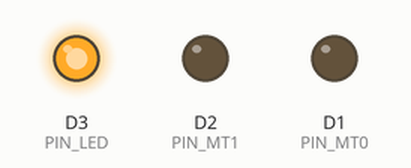
Simulated run of this sketch. Board: ESP8266 (NodeMCU). Parts: output pins drawn as LEDs (lit = HIGH). WiFi joins after 1.5 s; servers stay silent unless stated.

Above: at 0.1 s.
At 1.6 s:
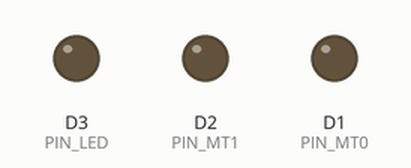
Timing chart, 0 to 3.1 s (numbered marks = the images above):
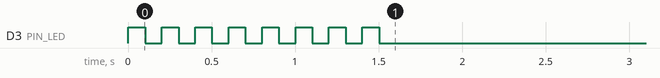

The sketch:

client.ino
```cpp
#include <ESP8266WiFi.h>
#include <WebSocketsClient.h>

const char *user = "controle1";
const char *pass = "1234567890";

#define PIN_LED D3
#define PIN_MT0 D1
#define PIN_MT1 D2

uint8_t speed = 128;
uint8_t light = 0;
uint8_t autom = 0;

WebSocketsClient client;

void waitForWifi();
void evt(WStype_t, uint8_t *, size_t);
void setDefaultValues();
void writeValues();

bool systemUpdates = true;

void setup() {
  WiFi.mode(WIFI_STA);
  WiFi.begin(user, pass);

  writeValues();

  pinMode(PIN_LED, OUTPUT);
  pinMode(PIN_MT0, OUTPUT);
  pinMode(PIN_MT1, OUTPUT);

  waitForWifi();

  client.onEvent(evt);
  client.begin("192.168.4.1", 8080, "/");

}

void loop() {
  writeValues();

  client.loop();
}

void waitForWifi() {
  while (WiFi.status() != WL_CONNECTED)
  {
    digitalWrite(PIN_LED, HIGH);
    delay(100);
    digitalWrite(PIN_LED, LOW);
    delay(100);
  }
}

void evt(WStype_t type, uint8_t *msg, size_t len) {
  switch(type) {
    case WStype_CONNECTED:
      break;

    case WStype_DISCONNECTED:
      setDefaultValues();
      break;

    case WStype_BIN:
      speed = msg[0];
      light = msg[1];
      autom = msg[2];
      break;
  }
  systemUpdates = true;
}

void setDefaultValues() {
  speed = 192;
  light = 1;
}

void writeValues() {
  if(!systemUpdates) return;

  if(autom) setDefaultValues();

  if(speed >= 128) {
    analogWrite(PIN_MT0, 0);
    analogWrite(PIN_MT1, speed-128);
  } else {
    analogWrite(PIN_MT0, 128-speed);
    analogWrite(PIN_MT1, 0);
  }

  digitalWrite(PIN_LED, light);

  systemUpdates = false;
}
```
